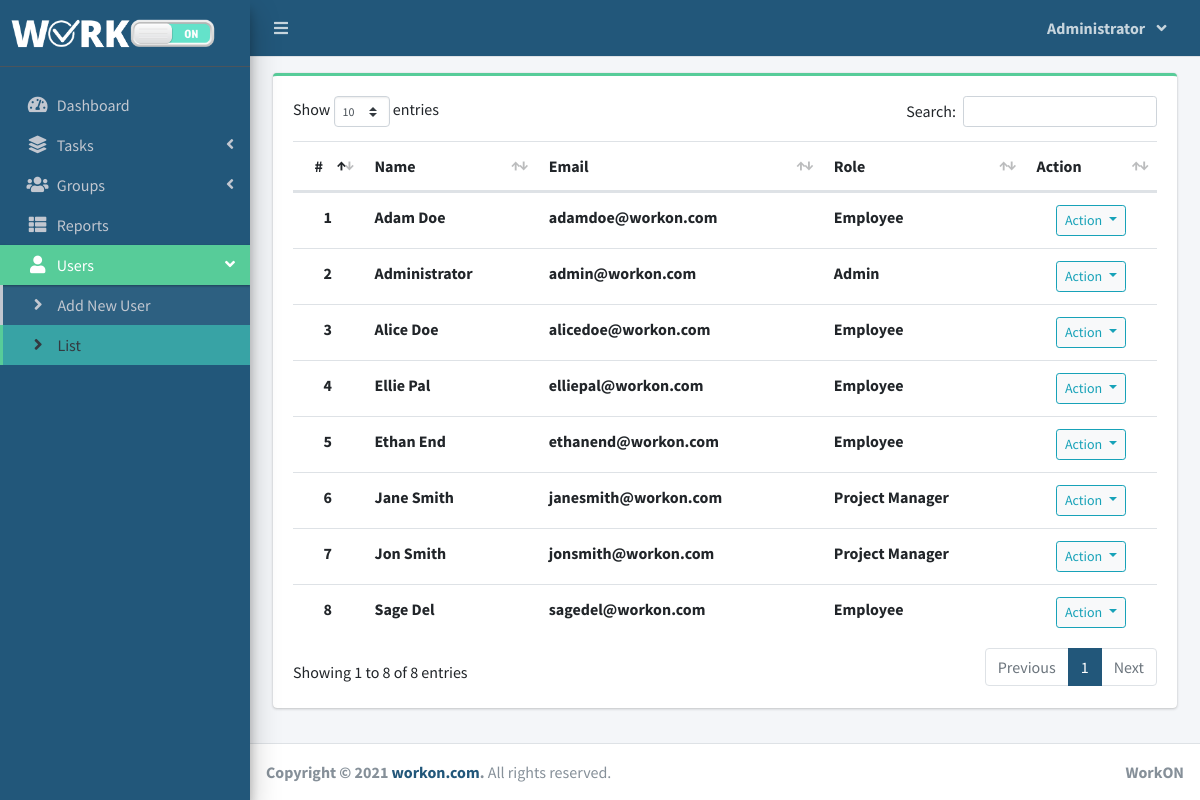
The page /index.php?page=user_list (signed in) on the database as committed earlier.
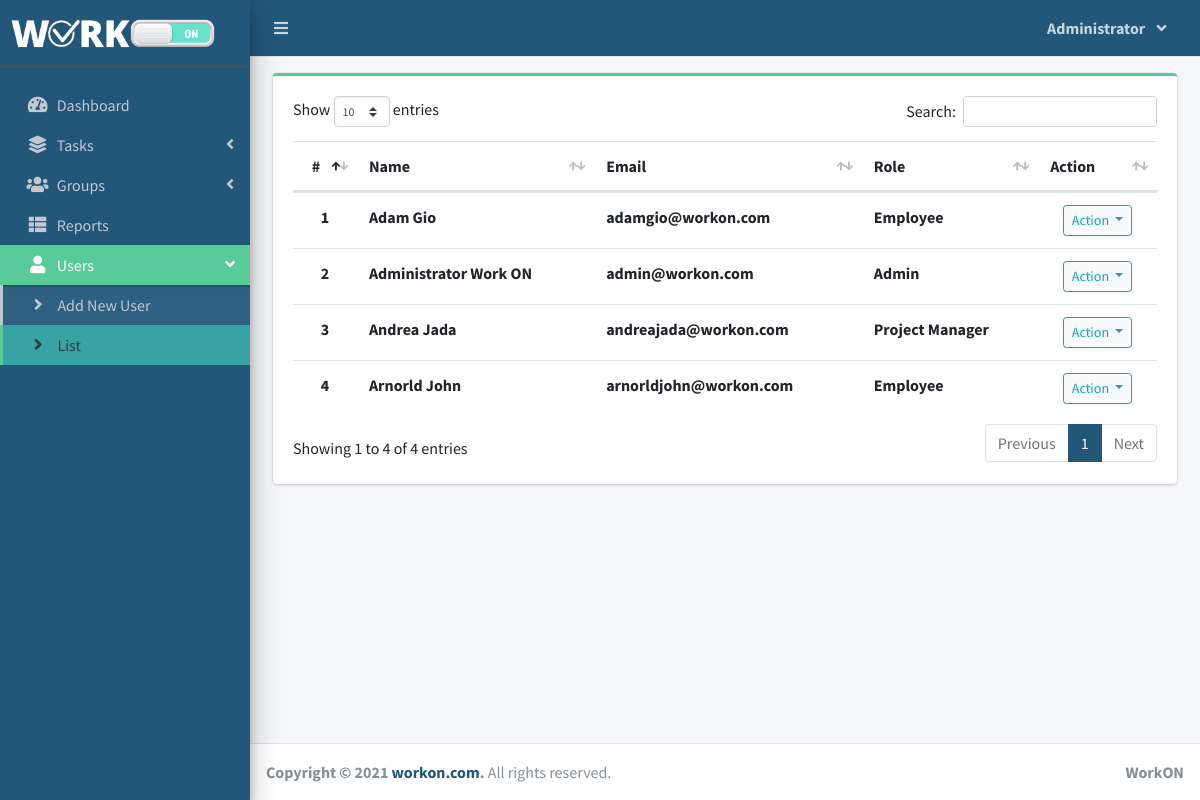
The same page on the database as committed later.
### tables this page shows
CREATE TABLE `users` (
  `id` int(30) NOT NULL,
  `firstname` varchar(200) NOT NULL,
  `lastname` varchar(200) NOT NULL,
  `email` varchar(200) NOT NULL,
  `password` text NOT NULL,
  `type` tinyint(1) NOT NULL DEFAULT 2 COMMENT '1 = admin, 2 = staff',
  `avatar` text NOT NULL DEFAULT 'no-image-available.png',
  `date_created` datetime NOT NULL DEFAULT current_timestamp()
);

### user_list.php (the view, shortened to what this page needs)
<?php include'db_connect.php' ?>
<div class="col-lg-12">
	<div class="card card-outline card-success">
		<div class="card-body">
			<div class="table-responsive xpand xpand-table x-scroll">
				<table class="table tabe-hover table-condensed " id="list">
					<thead>
						<tr>
							<th class="text-center">#</th>
							<th>Name</th>
							<th>Email</th>
							<th>Role</th>
							<th>Action</th>
						</tr>
					</thead>
					<tbody>
						<?php
						$i = 1;
						$type = array('',"Admin","Project Manager","Employee");
						$qry = $conn->query("SELECT *,concat(firstname,' ',lastname) as name FROM users order by concat(firstname,' ',lastname) asc");
						while($row= $qry->fetch_assoc()):
						?>
						<tr>
							<th class="text-center"><?php echo $i++ ?></th>
							<td><b><?php echo ucwords($row['name']) ?></b></td>
							<td><b><?php echo $row['email'] ?></b></td>
							<td><b><?php echo $type[$row['type']] ?></b></td>
							<td class="text-center">
								<button type="button" class="btn btn-default btn-sm btn-round border-info wave-effect text-info dropdown-toggle" data-toggle="dropdown" aria-expanded="true">
								Action
								</button>
							</td>
						</tr>
					<?php endwhile; ?>
					</tbody>
				</table>
			</div>
		</div>
	</div>
</div>

Rows that differ between the two databases and show on the page:
removed users: name "Adam Doe", email "adamdoe@workon.com", type "Employee"
removed users: name "Alice Doe", email "alicedoe@workon.com", type "Employee"
removed users: name "Ellie Pal", email "elliepal@workon.com", type "Employee"
removed users: name "Ethan End", email "ethanend@workon.com", type "Employee"
removed users: name "Jane Smith", email "janesmith@workon.com", type "Project Manager"
removed users: name "Jon Smith", email "jonsmith@workon.com", type "Project Manager"
removed users: name "Sage Del", email "sagedel@workon.com", type "Employee"
added users: name "Adam Gio", email "adamgio@workon.com", type "Employee"
changed users "admin@workon.com": name "Administrator" → "Administrator Work ON"
added users: name "Andrea Jada", email "andreajada@workon.com", type "Project Manager"
added users: name "Arnorld John", email "arnorldjohn@workon.com", type "Employee"
Other text that changed with them:
text written by a page script: "Show entries Search: Showing 1 to 8 of 8 entries Previous 1 Next" → "Show entries Search: Showing 1 to 4 of 4 entries Previous 1 Next"
